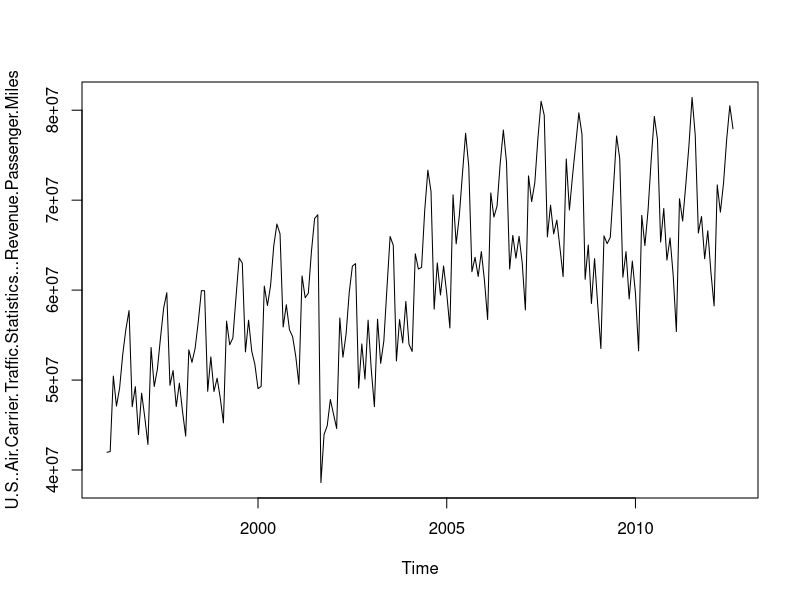
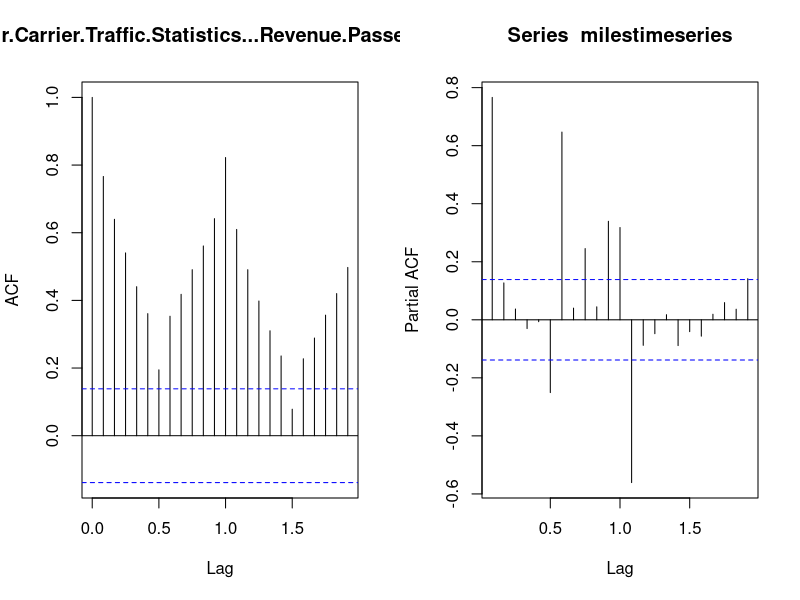
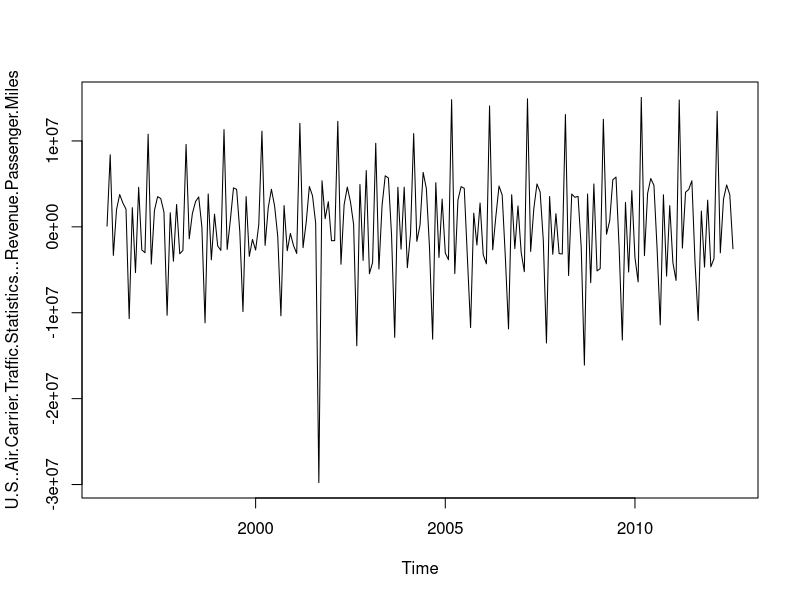
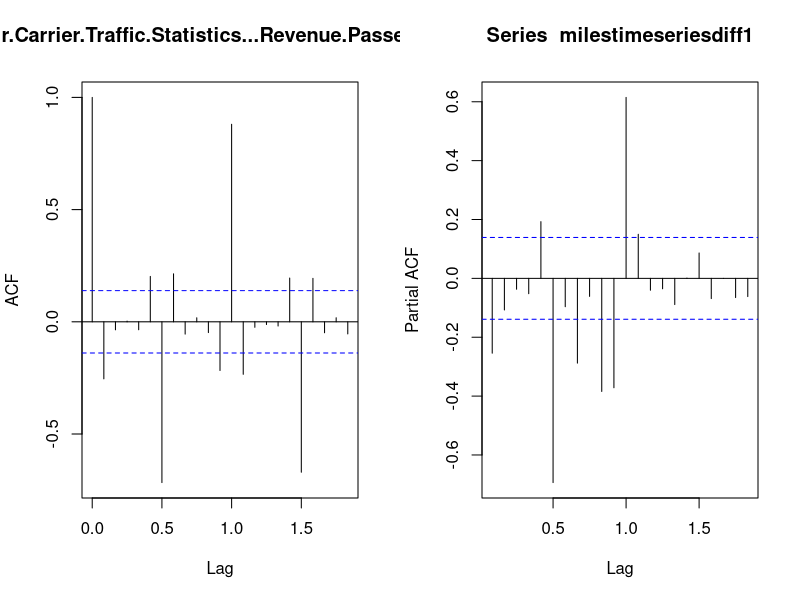
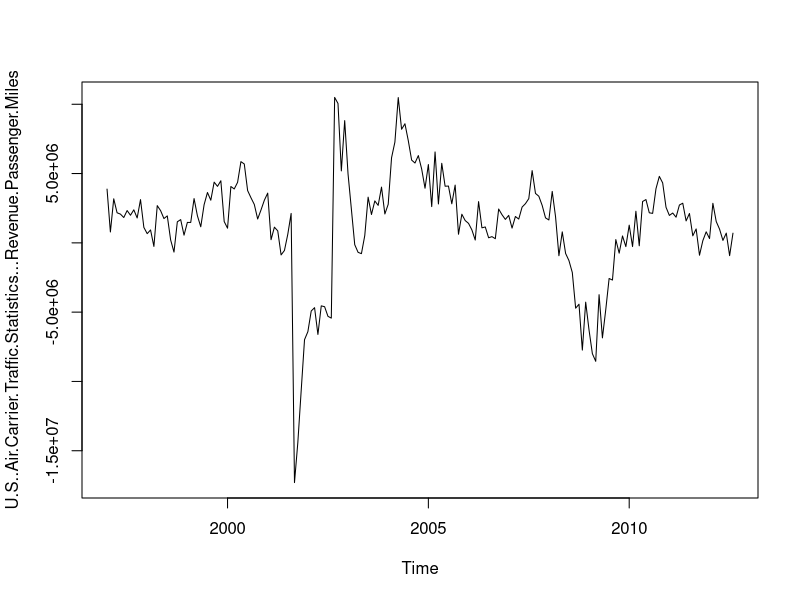
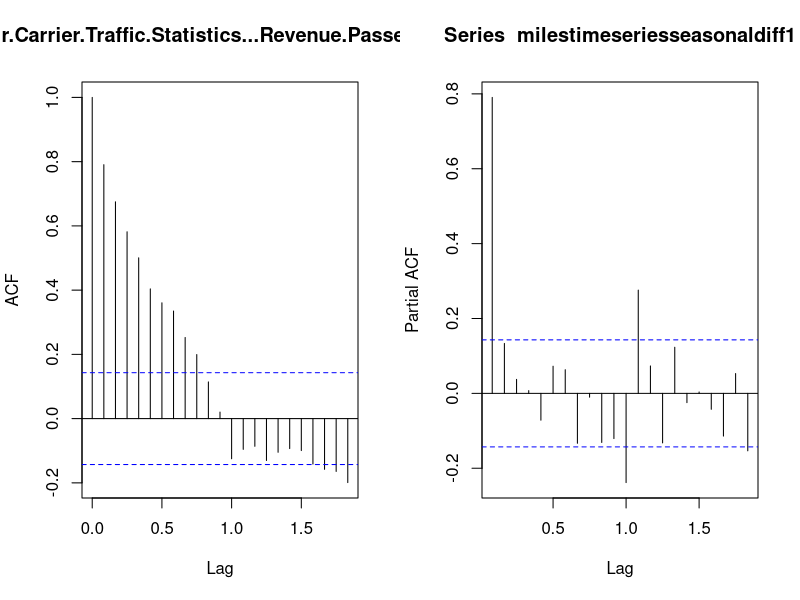
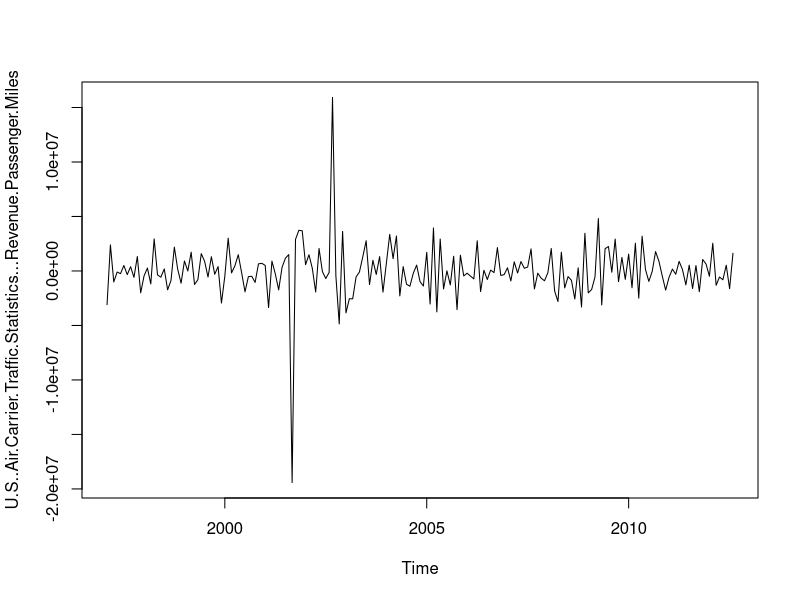
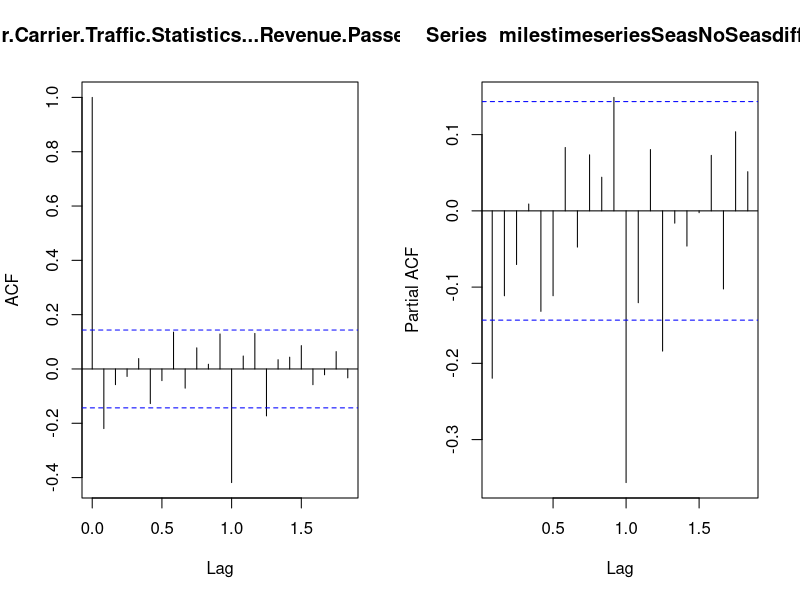

Recreate these plots in R, in order. (Note: this script raises an error after producing the figures.)

library(forecast)

#ARIMA
#Step-by-step ARIMA model building
# Model 1
# Step 1: Plot timeseries (in terms of ARIMA, it is an ARIMA(0,0,0))
miles = read.csv("us-air-carrier-traffic-statistic.csv")
miles
milestimeseries <- ts(miles, frequency = 12, start = c(1996,1))
milestimeseries
par(mfrow = c(1, 1))
plot(milestimeseries)

# Step 2: Plot ACF and PACF to get preliminary understanding of the process
par(mfrow = c(1, 2))
acf(milestimeseries)
pacf(milestimeseries)

# Step 3: The suspension bridge pattern in ACF suggests both nonstationarity
# and strong seasonality.  Perform a non-seasonal difference to give an ARIMA(0,1,0) model
par(mfrow = c(1, 1))
milestimeseriesdiff1 <- diff(milestimeseries, differences = 1)
milestimeseriesdiff1
plot(milestimeseriesdiff1)

# Step 4: Check ACF and PACF to explore remaining dependencies
par(mfrow = c(1, 2))
acf(milestimeseriesdiff1)
pacf(milestimeseriesdiff1)

# Step 5: The differenced series looks stationary but has strong seasonal lags
# Perform a seasonal differencing on the original time series (ARIMA(0,0,0)(0,1,0)12)
par(mfrow = c(1, 1))
milestimeseriesseasonaldiff1 <- 
  diff(milestimeseries, lag = 12, differences=1)
milestimeseriesseasonaldiff1
plot(milestimeseriesseasonaldiff1)

# Step 6: Check ACF and PACF for seasonally differenced data
#to explore remaining dependencies
par(mfrow = c(1, 2))
acf(milestimeseriesseasonaldiff1)
pacf(milestimeseriesseasonaldiff1)

# Step 7: Strong positive autocorrelation indicates need for either an AR component
# or a non-seasonal differencing.  Perform a non-seasonal differencing.
# ARIMA(0,1,0)(0,1,0)12
par(mfrow = c(1, 1))
milestimeseriesSeasNoSeasdiff1 <- 
  diff(milestimeseriesseasonaldiff1, differences=1)
milestimeseriesSeasNoSeasdiff1
plot(milestimeseriesSeasNoSeasdiff1)

# Step 8: Check ACF and PACF to explore remaining dependencies
par(mfrow = c(1, 2))
acf(milestimeseriesSeasNoSeasdiff1)
pacf(milestimeseriesSeasNoSeasdiff1)

# Step 9: ACF and PACF show significant lag-1, which then cutoff, requiring
# an AR(1) and an MA(1) term.  Also, the significant lag at the seasonal
# period is negative, requiring a SeasonalMA(1) term
milesArima1 <- Arima(milestimeseries, order = c(1,1,1),
                     seasonal = c(0,1,1), include.drift = FALSE)
milesArima1

# Step 10: Check residuals to ensure they are white noise
par(mfrow = c(1, 2))
acf(milesArima1$residuals, lag.max = 24)
pacf(milesArima1$residuals, lag.max = 24)
Box.test(milesArima1$residuals, lag=24, type="Ljung-Box")

# Step 11: Start forecasting
par(mfrow = c(1, 1))
milestimeseriesforecastsArima1 <- forecast.Arima(milesArima1, 
                                                 h=36)
plot.forecast(milestimeseriesforecastsArima1)
milestimeseriesforecastsArima1

#ARIMA - Model 2
#Step-by-step ARIMA model building
# Model 2
# Step 1: Plot timeseries (in terms of ARIMA, it is an ARIMA(0,0,0))
miles = read.csv("us-air-carrier-traffic-statistic.csv")
miles
milestimeseries <- ts(miles, frequency = 12, start = c(1996,1))
milestimeseries
par(mfrow = c(1, 1))
plot(milestimeseries)

# Step 2: Perform a seasonal differencing on the original time series (ARIMA(0,0,0)(0,1,0)12)
par(mfrow = c(1, 1))
milestimeseriesseasonaldiff1 <- 
  diff(milestimeseries, lag = 12, differences=1)
milestimeseriesseasonaldiff1
plot(milestimeseriesseasonaldiff1)

# Step 3: Check ACF and PACF for seasonally differenced data
#to explore remaining dependencies
par(mfrow = c(1, 2))
acf(milestimeseriesseasonaldiff1)
pacf(milestimeseriesseasonaldiff1)

# Step 4: Strong positive autocorrelation indicates need for either an AR component
# or a non-seasonal differencing.  Add an AR term.
# ARIMA(1,0,0)(0,1,0)12
milesArima2 <- Arima(milestimeseries, order = c(1,0,0),
                     seasonal = c(0,1,0), include.drift = TRUE)
milesArima2

# Step 5: Check ACF and PACF to explore remaining dependencies
par(mfrow = c(1, 2))
acf(milesArima2$residuals)
pacf(milesArima2$residuals)
Box.test(milesArima2$residuals, lag=24, type="Ljung-Box")

# Step 6: Strong negative autocorrelation at the seasonal period
#indicates need for a seasonal MA term. ARIMA(1,0,0)(0,1,1)12
milesArima2 <- Arima(milestimeseries, order = c(1,0,0),
                     seasonal = c(0,1,1), include.drift = TRUE)
milesArima2

# Step 7: Check ACF and PACF to explore remaining dependencies
par(mfrow = c(1, 2))
acf(milesArima2$residuals)
pacf(milesArima2$residuals)
Box.test(milesArima2$residuals, lag=24, type="Ljung-Box")

# Step 8: Start forecasting
par(mfrow = c(1, 1))
milestimeseriesforecastsArima2 <- forecast.Arima(milesArima2, 
                                                 h=36)
plot.forecast(milestimeseriesforecastsArima2)
milestimeseriesforecastsArima2

# Automated functions are available
milesAutoArima <- auto.arima(milestimeseries,ic='aic')
milesAutoArima
milestimeseriesforecastsAutoArima <- forecast.Arima(milesAutoArima, 
                                                    h=36)
plot.forecast(milestimeseriesforecastsAutoArima)
milestimeseriesforecastsAutoArima